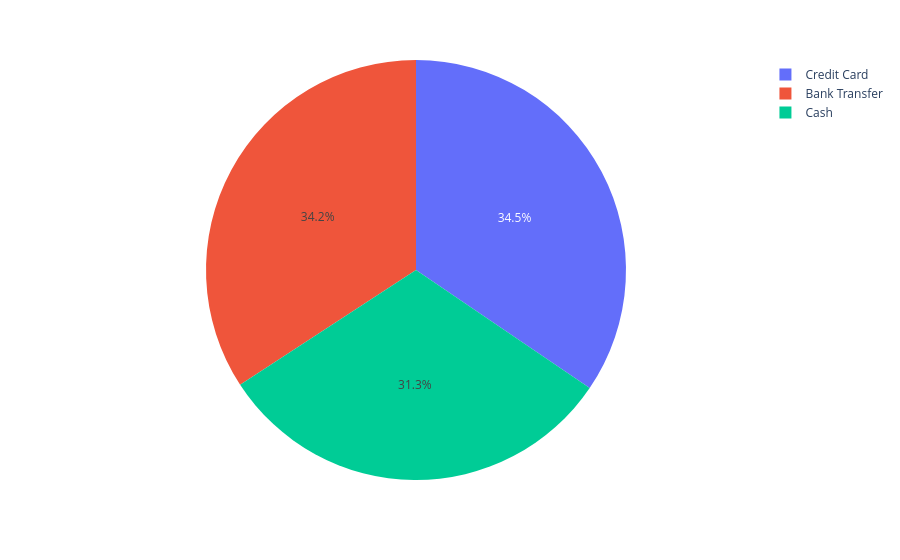

Notebook cell for this chart:
### Code cell
fig=px.pie(df,
           names="Payment_Method")

fig.show()

### Figure 1 — Plotly figure (JSON) as saved in the notebook; plotly's stock layout.template omitted (floating-point values rounded to 4 significant figures; data arrays with more than 128 entries replaced by an {"elided": "..."} marker saying what was removed)
{"data": [{"domain": {"x": [0, 1], "y": [0, 1]}, "hovertemplate": "Payment_Method=%{label}<extra></extra>", "labels": {"elided": "1000 str values"}, "legendgroup": "", "name": "", "showlegend": true, "type": "pie"}], "layout": {"legend": {"tracegroupgap": 0}, "margin": {"t": 60}}}
